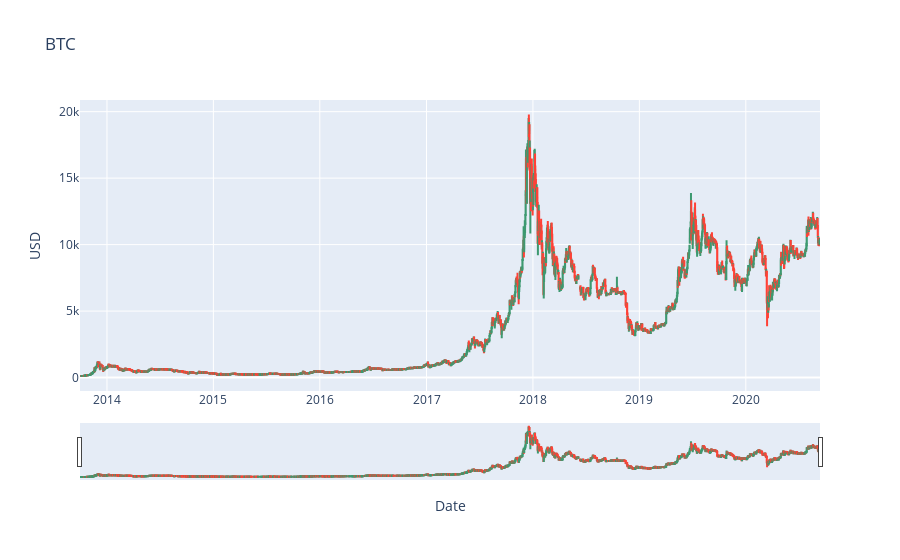

Here is the notebook cell this chart was saved with:
### Code cell
fig.update_layout( xaxis_title="Date", yaxis_title="USD",title="BTC")

fig.show()

### Figure 1 — Plotly figure (JSON) as saved in the notebook; plotly's stock layout.template omitted (floating-point values rounded to 4 significant figures; data arrays with more than 128 entries replaced by an {"elided": "..."} marker saying what was removed)
{"data": [{"close": {"elided": "2527 float values"}, "high": {"elided": "2527 float values"}, "low": {"elided": "2527 float values"}, "open": {"elided": "2527 float values"}, "type": "candlestick", "x": {"elided": "2527 str values"}}], "layout": {"title": {"text": "BTC"}, "xaxis": {"title": {"text": "Date"}}, "yaxis": {"title": {"text": "USD"}}}}
